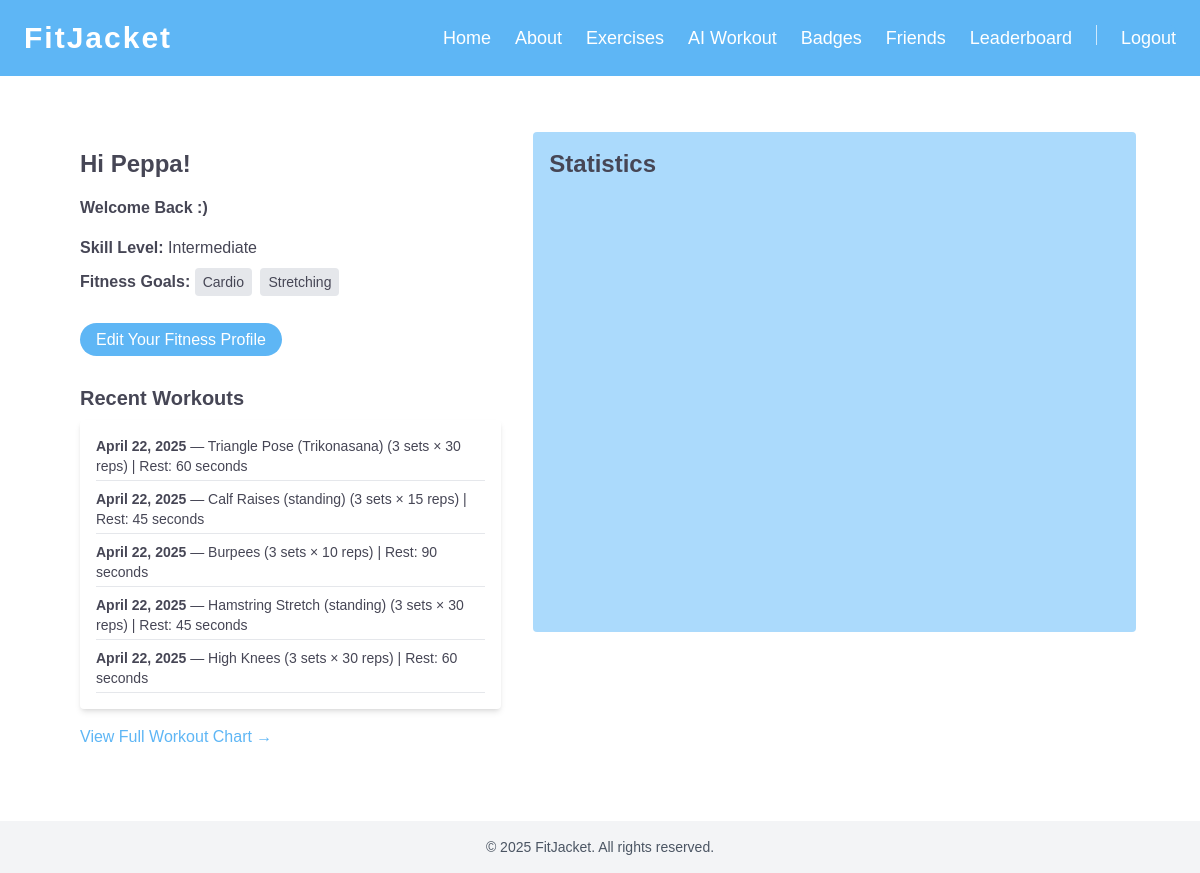
Screenshot of / (signed in) with the database file from the repository.
### fitjacket/models.py (models this page shows, shortened)
class UserProfile(models.Model):
    user = models.OneToOneField(User, on_delete=models.CASCADE)
    skill_level = models.CharField(max_length=20)
    goals = models.JSONField(blank=True, null=True)  #

### aiworkout/models.py (models this page shows, shortened)
class Workout(models.Model):
    user = models.ForeignKey(User, on_delete=models.CASCADE)
    workout_type = models.CharField(max_length=100)  # Exercise name
    sets = models.IntegerField(default=1)
    reps = models.PositiveIntegerField(validators=[MinValueValidator(0)])
    rest = models.CharField(max_length=50, blank=True)  # "90 seconds"
    equipment = models.CharField(max_length=100, blank=True)
    date = models.DateField()

### fitjacket/views.py (the view)
# urls.py: path('', views.index, name='index'),
def index(request):
    template_data = {'title': 'FitJacket'}
    if request.user.is_authenticated:
        user = request.user
        workouts = Workout.objects.filter(user=user).order_by('-date', '-id')
        chart_data = {}
        for w in workouts:
            date_str = str(w.date)
            if date_str not in chart_data:
                chart_data[date_str] = {}
            chart_data[date_str][w.workout_type] = chart_data[date_str].get(w.workout_type, 0) + w.reps
        context = {
            'template_data': template_data,
            'user' : user,
            'workouts': workouts,
            'chart_data': chart_data,
            'badges': UserBadge.objects.filter(user=user),
            'all_badges': Badge.objects.all(),
        }
        return render(request, 'index.html', context)
    else:
        return render(request, 'index.html', {'template_data': template_data})

### fitjacket/templates/index.html (shortened to what this page needs)
{% extends "base.html" %}
{% load custom_tags %}
{% block content %}
  {% if user.is_authenticated %}
    <div class="flex flex-col lg:flex-row lg:space-x-4">
      <div class="lg:w-1/2 w-full p-4 rounded">
        <h2 class="text-2xl font-bold mb-4">Hi {{ user.first_name }}!</h2>
        <h2 class="font-bold mb-4">Welcome Back :)</h2>
        <p class="mb-2">
          <strong>Skill Level:</strong> {{ user.userprofile.skill_level|capfirst }}
        </p>
        <p class="mb-2">
          <strong>Fitness Goals:</strong>
          {% for goal in user.userprofile.goals %}
            <span class="inline-block bg-gray-200 text-sm px-2 py-1 rounded mr-1">{{ goal|capfirst }}</span>
          {% empty %}
            <span>No goals set.</span>
          {% endfor %}
        </p>
        <br>
        <a href="{% url 'edit_profile' %}" class="bg-blue-600 text-white px-4 py-2 rounded hover:bg-blue-700">
          Edit Your Fitness Profile
        </a>
        <h3 class="text-xl font-semibold mt-8 mb-2">Recent Workouts</h3>
        <ul class="bg-white shadow-md rounded p-4 space-y-2 text-sm">
            {% for workout in workouts|slice:":5" %}
                 <li class="border-b pb-1">
                     <strong>{{ workout.date }}</strong> — {{ workout.workout_type }}
                     ({{ workout.sets }} sets × {{ workout.reps }} reps)
                     {% if workout.rest %} | Rest: {{ workout.rest }}{% endif %}
                </li>
            {% empty %}
                <li>No workouts logged yet.</li>
            {% endfor %}
        </ul>
        <a href="{% url 'workout_chart' %}" class="mt-4 inline-block text-blue-600 font-medium hover:underline">
          View Full Workout Chart →
        </a>
      </div>
      <div class="w-full lg:w-2/3 p-4 bg-blue-200 rounded" style="max-height: 500px; overflow-y: auto;">
        <h2 class="text-2xl font-bold mb-4">Statistics</h2>
        <div id="chart_div" style="width: 100%; height: 400px;"></div>
      </div>
    </div>
  {% endif %}
{% endblock %}

### fitjacket/static/css/style.css (style rules this page uses)
.bg-blue-600 { background-color: #5EB6F5 !important; }
.text-blue-600 { color: #5EB6F5 !important; }
.bg-blue-200 { background-color: #ABDAFC !important; }
button.bg-blue-600, a.bg-blue-600, button.bg-blue-50, a.bg-blue-50 { padding: 0.5rem 1rem; border-radius: 9999px; border: none; }
.text-gray-400 { color: #464655 !important; font-family: 'Tilson', sans-serif !important; }

### rows the page displays
Workout: date "April 22, 2025", workout_type "Triangle Pose (Trikonasana)", sets "3", reps "30", rest "60 seconds"
Workout: date "April 22, 2025", workout_type "Calf Raises (standing)", sets "3", reps "15", rest "45 seconds"
Workout: date "April 22, 2025", workout_type "Burpees", sets "3", reps "10", rest "90 seconds"
Workout: date "April 22, 2025", workout_type "Hamstring Stretch (standing)", sets "3", reps "30", rest "45 seconds"
Workout: date "April 22, 2025", workout_type "High Knees", sets "3", reps "30", rest "60 seconds"

### other values shown
{{ user.first_name }} "Peppa"
{{ user.userprofile.skill_level|capfirst }} "Intermediate"
{{ goal|capfirst }} "Cardio" "Stretching"
